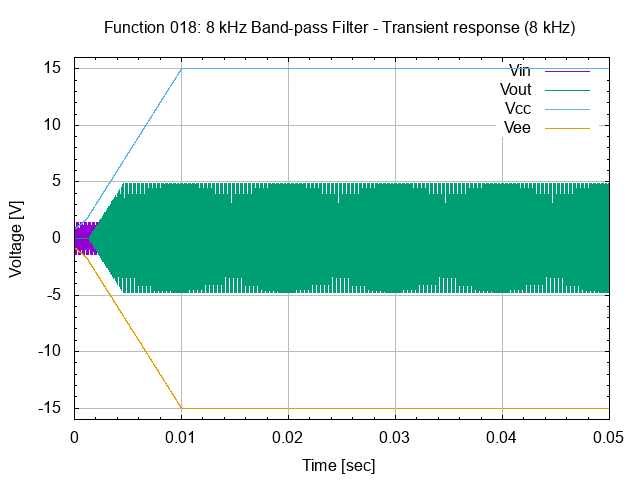

Recreate this plot in gnuplot.
# set terminal
set term png

#set graph
set output "26.018.00.01.01.01.png"
set title "Function 018: 8 kHz Band-pass Filter - Transient response (8 kHz)"

# setup Y-axis
set yrange [-16:16]
set grid ytics lt 1 lw 1 lc rgb "#bbbbbb"
set mytics
set ylabel "Voltage [V]"

# setup X-axis
set grid xtics lt 1 lw 1 lc rgb "#bbbbbb"
set mxtics
set xlabel "Time [sec]"

# setup plot style
set style data lines
plot '26.018.00.01.01.dat' using 1:2 title "Vin", \
     '26.018.00.01.01.dat' using 1:3 title "Vout", \
     '26.018.00.01.01.dat' using 1:4 title "Vcc", \
     '26.018.00.01.01.dat' using 1:5 title "Vee"

# set output back to default
set output

# reset terminal type
set terminal pop
